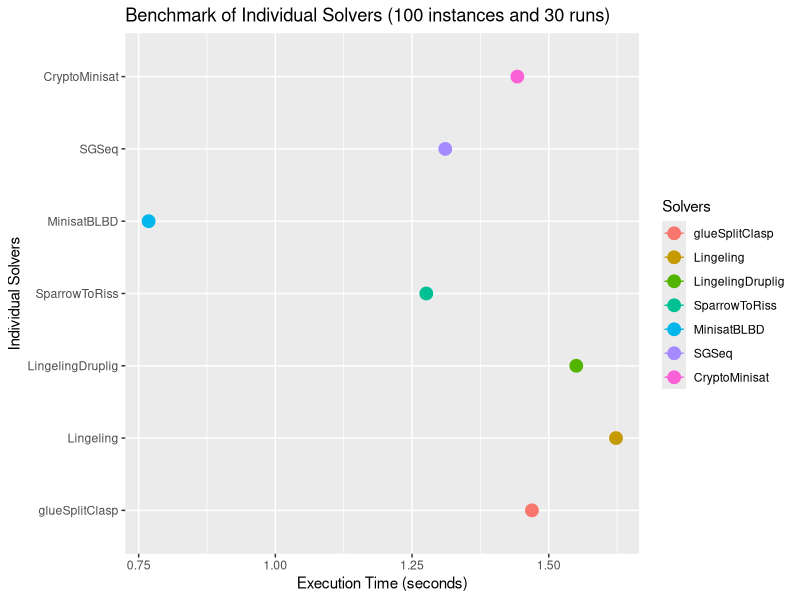
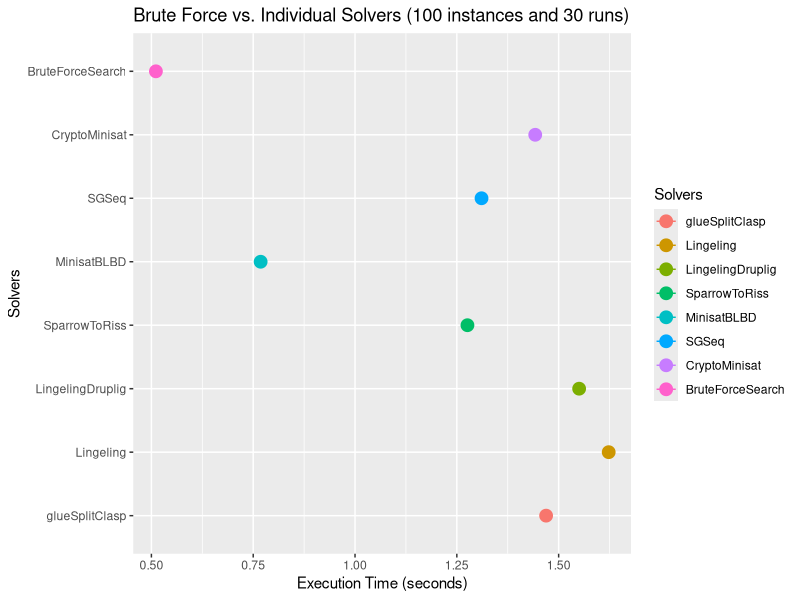
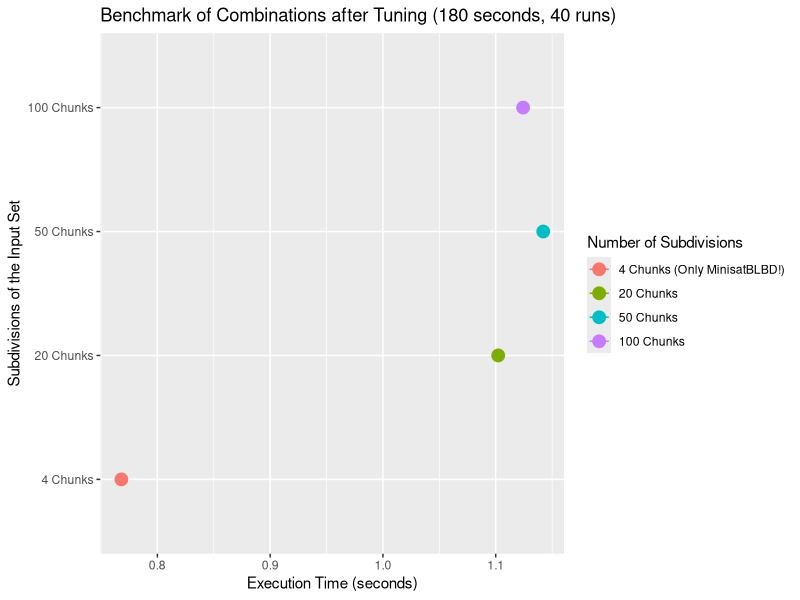
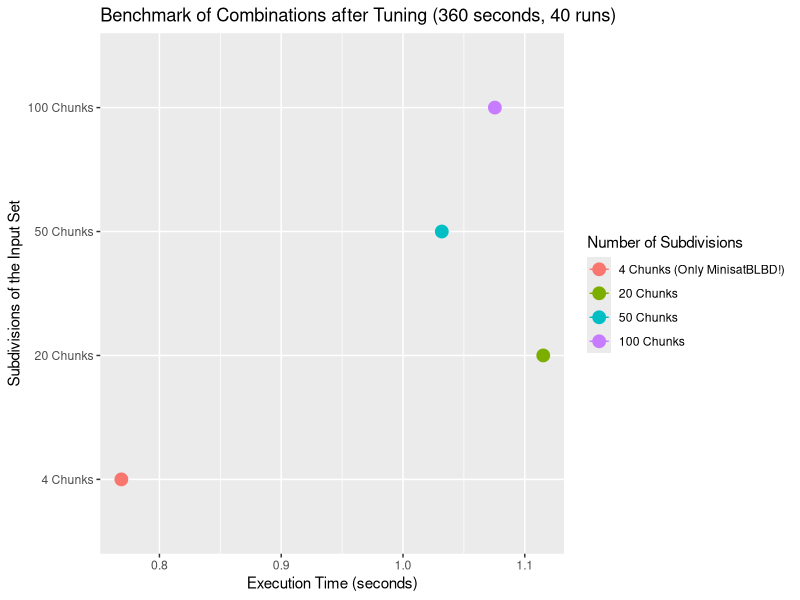
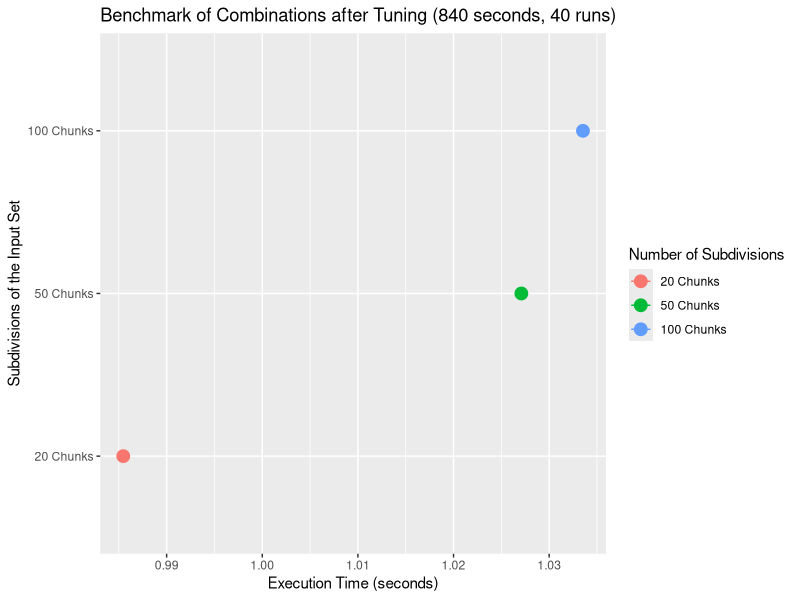

Here is the R script that generated these plots, in order:
#!/usr/bin/Rscript

library(ggplot2)
library(reshape2)

#
# Loading Files:
#
#brute_force <- read.table("brute-force/benchmark_0.txt", header=TRUE)
#

all <- read.table("benchmark_solvers.txt", header=TRUE)
brute_benchmark <- read.table("brute_force_comparison.txt", header=TRUE)

benchmark_180s <- read.table("benchmark_180s.txt", header=TRUE)
benchmark_360s <- read.table("benchmark_360s.txt", header=TRUE)
benchmark_840s <- read.table("benchmark_840s.txt", header=TRUE)

#
# Generate all files.
#
#graph_all_24 <- qplot(log_all_24$tuning_time,log_all_24$run_time,data=log_all_24,
#                   ylab="Execution Time (seconds)",
#                   xlab="Tuning Time (seconds)",
#                   main="Tuning Time (Only Best Solvers) vs. Execution Time over 24h (Measured by OpenTuner)")
#
#ggsave(file="log_all_24.png",width=7,height=4,scale=2)


#Add a diamond at the mean, and make it larger
#brute_graph <- ggplot(brute_force, aes(x="Execution Time (seconds)",y=BruteForceSearch)) +
#    geom_boxplot() +
#    stat_summary(fun.y=mean, geom="point", shape=4, size=4)

all_graph <- ggplot(data=melt(all), aes(x=variable,y=value,colour=variable,fill=variable)) +
    stat_summary(fun.y=mean, geom="point", size=4) +
    stat_summary(fun.data=mean_cl_normal, position=position_dodge(width=0.95), geom="errorbar", aes(width=0.2)) +
#    theme(axis.text.x=element_blank()) +
    guides(colour=guide_legend(title="Solvers")) +
    guides(fill=guide_legend(title="Solvers")) +
    xlab("Individual Solvers") +
    ylab("Execution Time (seconds)") +
    ggtitle("Benchmark of Individual Solvers (100 instances and 30 runs)") +
    coord_flip()

ggsave(file="all.png",width=7,height=4,scale=2)

brute_benchmark_graph <- ggplot(data=melt(brute_benchmark), aes(x=variable,y=value,colour=variable,fill=variable)) +
    stat_summary(fun.y=mean, geom="point", size=4) +
    stat_summary(fun.data=mean_cl_normal, position=position_dodge(width=0.95), geom="errorbar", aes(width=0.2)) +
#    theme(axis.text.x=element_blank()) +
    guides(colour=guide_legend(title="Solvers")) +
    guides(fill=guide_legend(title="Solvers")) +
    xlab("Solvers") +
    ylab("Execution Time (seconds)") +
    ggtitle("Brute Force vs. Individual Solvers (100 instances and 30 runs)") +
    coord_flip()

ggsave(file="brute.png",width=7,height=4,scale=2)

benchmark_180s_graph <- ggplot(data=melt(benchmark_180s), aes(x=variable,y=value,colour=variable)) +
    stat_summary(fun.y=mean, geom="point", size=4) +
    stat_summary(fun.data=mean_cl_normal, position=position_dodge(width=0.95), geom="errorbar", aes(width=0.2)) +
    guides(colour=guide_legend(title="Number of Subdivisions")) +
    scale_colour_discrete(labels=c("4 Chunks (Only MinisatBLBD!)","20 Chunks", "50 Chunks", "100 Chunks")) +
    scale_x_discrete(labels=c("4 Chunks","20 Chunks", "50 Chunks", "100 Chunks")) +
    xlab("Subdivisions of the Input Set") +
    ylab("Execution Time (seconds)") +
    ggtitle("Benchmark of Combinations after Tuning (180 seconds, 40 runs)") +
    coord_flip()

ggsave(file="180s.png",width=7,height=4,scale=2)

benchmark_360s_graph <- ggplot(data=melt(benchmark_360s), aes(x=variable,y=value,colour=variable)) +
    stat_summary(fun.y=mean, geom="point", size=4) +
    stat_summary(fun.data=mean_cl_normal, position=position_dodge(width=0.95), geom="errorbar", aes(width=0.2)) +
    guides(colour=guide_legend(title="Number of Subdivisions")) +
    scale_colour_discrete(labels=c("4 Chunks (Only MinisatBLBD!)","20 Chunks", "50 Chunks", "100 Chunks")) +
    scale_x_discrete(labels=c("4 Chunks","20 Chunks", "50 Chunks", "100 Chunks")) +
    xlab("Subdivisions of the Input Set") +
    ylab("Execution Time (seconds)") +
    ggtitle("Benchmark of Combinations after Tuning (360 seconds, 40 runs)") +
    coord_flip()

ggsave(file="360s.png",width=7,height=4,scale=2)

benchmark_840s_graph <- ggplot(data=melt(benchmark_840s), aes(x=variable,y=value,colour=variable)) +
    stat_summary(fun.y=mean, geom="point", size=4) +
    stat_summary(fun.data=mean_cl_normal, position=position_dodge(width=0.95), geom="errorbar", aes(width=0.2)) +
    guides(colour=guide_legend(title="Number of Subdivisions")) +
    scale_colour_discrete(labels=c("20 Chunks", "50 Chunks", "100 Chunks")) +
    scale_x_discrete(labels=c("20 Chunks", "50 Chunks", "100 Chunks")) +
    xlab("Subdivisions of the Input Set") +
    ylab("Execution Time (seconds)") +
    ggtitle("Benchmark of Combinations after Tuning (840 seconds, 40 runs)") +
    coord_flip()

ggsave(file="840s.png",width=7,height=4,scale=2)
# Uncomment for visualization in R interpreter.
#
#print(brute_graph)
#readline("plot done\n")
#
#print(all_graph)
#readline("plot done\n")
#print(brute_benchmark_graph)
#readline("plot done\n")
#print(benchmark_180s_graph)
#readline("plot done\n")
#print(benchmark_840s_graph)
#readline("plot done\n")
#
#
